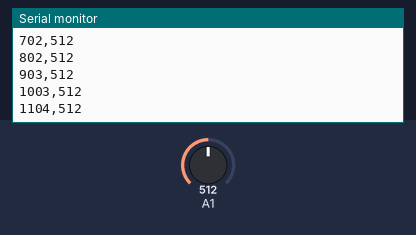
A sketch run on a simulated Arduino Uno, built with avr-gcc and run on an emulated ATmega328P. On the bench: the last lines printed to the serial monitor. The test bench sets the inputs (shaded band); at power-on: A1 = 512.

Above: at 1.2 s.
1.3 s: A1 set to 716
At 1.31 s:
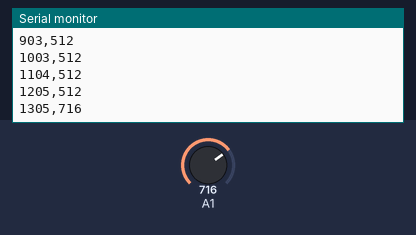
2.8 s: A1 set to 900
At 2.82 s:
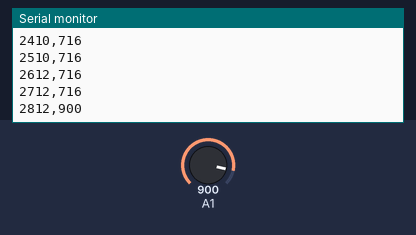
Timing chart, 0 to 5.8 s (numbered marks = the images above; inputs shaded):
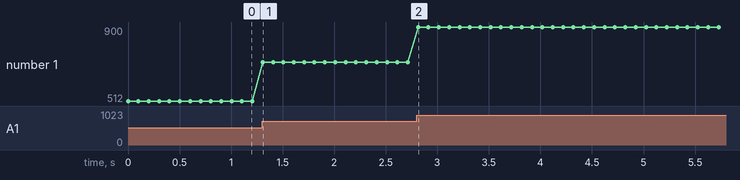

Measured:
- after the input at 1.3 s, the serial monitor: prints a new line at once (image 1)
- plotted number 1: 512 → 716 after the input at 1.3 s

The sketch:

12.Serial_Data.ino
```cpp
void setup() {
  // Open serial communications and wait for port to open:
  Serial.begin(9600);
}

void loop() {
  // Send the time in milliseconds from when the Arduino was powered one
  Serial.print(millis());

  // Send the delimiting character. In this case, a comma
  Serial.print(',');

  // Send the analogRead value of analog pin 1 with a newline character
  Serial.println(analogRead(1));

  // Delay 100 milliseconds
  delay(100);
}
```
